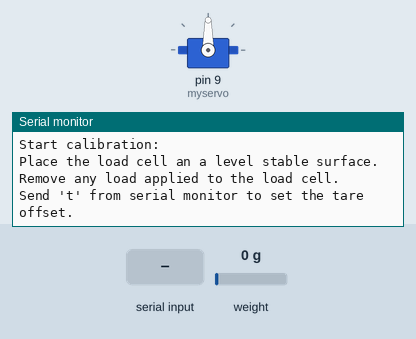
The sketch below on a simulated Arduino Uno, built with avr-gcc and run on an emulated ATmega328P. On the bench: servo, the last lines printed to the serial monitor. The test bench sets the inputs (shaded band); at power-on: weight on the scale 0 g. The local clock reads 2024-03-15 10:24:30 at power-on unless the sketch sets it; EEPROM starts erased.

Above: at 3.5 s.
3.6 s: "t90\n" received over Serial
At 4.4 s:
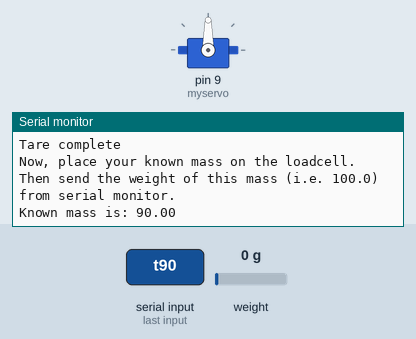
5.1 s: "y90\n" received over Serial
At 6.5 s:
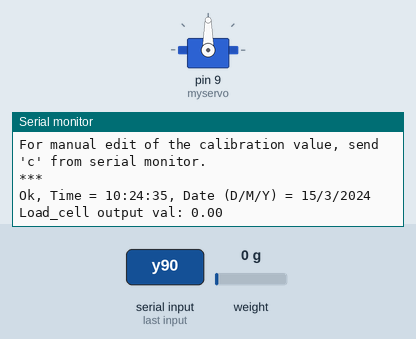
6.9 s: "c90\n" received over Serial
At 10.2 s:
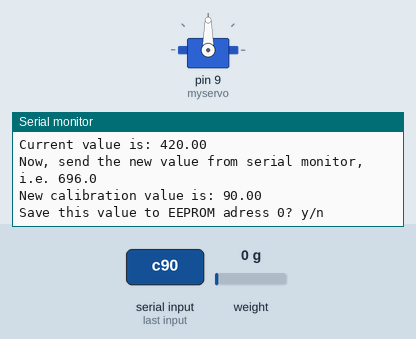
Timing chart, 0 to 11.7 s (numbered marks = the images above; inputs shaded):
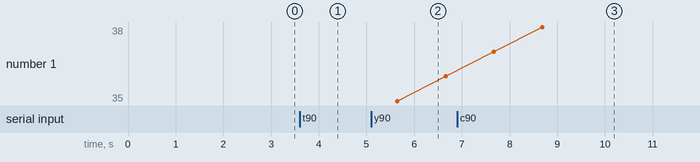

Measured:
- after the input at 3.6 s, the serial monitor: prints a new line at once (image 1)
- after the input at 5.1 s, the serial monitor: prints a new line after 0.35 s (image 2)
- after the input at 6.9 s, the serial monitor: prints a new line after 1.9 s (image 3)

The sketch:

TimeControlledServo.ino
```cpp
#include <Servo.h>
#include <Wire.h>
#include <TimeLib.h>
#include <DS1307RTC.h>
#include <HX711_ADC.h>
#include <EEPROM.h>

//pins:
const int HX711_dout = 4; //mcu > HX711 dout pin
const int HX711_sck = 5; //mcu > HX711 sck pin
//HX711 constructor:
HX711_ADC LoadCell(HX711_dout, HX711_sck);
const int calVal_eepromAdress = 0;
unsigned long t = 0;
float TypicalWeightOnBed = 1000;//ur mac charger is 286.6
bool OnBed = false;
float weight = 0;

Servo myservo;
int pos = 0;

tmElements_t activationTime;

void setup() {
  myservo.attach(9);
  Serial.begin(9600);
  while (!Serial) ; // wait for serial
  delay(200);

  activationTime.Second = 0; //this is where you set the time. It's military time
  activationTime.Minute = 9;
  activationTime.Hour = 22;
  Serial.print("Servo Should Activate at: ");
  Serial.print(activationTime.Hour);
  Serial.write(',');
  Serial.print(activationTime.Minute);
  Serial.write(',');
  Serial.println(activationTime.Second);

  LoadCell.begin();
  unsigned long stabilizingtime = 2000; // preciscion right after power-up can be improved by adding a few seconds of stabilizing time
  boolean _tare = false; //set this to false if you don't want tare to be performed in the next step
  LoadCell.start(stabilizingtime, _tare);
  if (LoadCell.getTareTimeoutFlag() || LoadCell.getSignalTimeoutFlag()) {
    Serial.println("Timeout, check MCU>HX711 wiring and pin designations");
    while (1);
  }
  else {
    LoadCell.setCalFactor(1.0); // user set calibration value (float), initial value 1.0 may be used for this sketch
    Serial.println("Startup is complete");
  }
  while (!LoadCell.update());
  calibrate(); //start calibration procedure
}


void loop() {
  tmElements_t tm;
  if (RTC.read(tm)) {
      Serial.print("Ok, Time = ");
      print2digits(tm.Hour);
      Serial.write(':');
      print2digits(tm.Minute);
      Serial.write(':');
      print2digits(tm.Second);
      Serial.print(", Date (D/M/Y) = ");
      Serial.print(tm.Day);
      Serial.write('/');
      Serial.print(tm.Month);
      Serial.write('/');
      Serial.print(tmYearToCalendar(tm.Year));
      Serial.println();

      static boolean newDataReady = 0;
      const int serialPrintInterval = 0; //increase value to slow down serial print activity

      // check for new data/start next conversion:
      if (LoadCell.update()) newDataReady = true;

      // get smoothed value from the dataset:
      if (newDataReady) {
        if (millis() > t + serialPrintInterval) {
          weight = LoadCell.getData();
          Serial.print("Load_cell output val: ");
          Serial.println(weight);
          newDataReady = 0;
          t = millis();
        }
      }

      // receive command from serial terminal
      if (Serial.available() > 0) {
        char inByte = Serial.read();
        if (inByte == 't') LoadCell.tareNoDelay(); //tare
        else if (inByte == 'r') calibrate(); //calibrate
        else if (inByte == 'c') changeSavedCalFactor(); //edit calibration value manually
      }

      // check if last tare operation is complete
      if (LoadCell.getTareStatus() == true) {
        Serial.println("Tare complete");
      }

      if (tm.Hour == activationTime.Hour && tm.Minute == activationTime.Minute && tm.Second == activationTime.Second) {
        //initial reading of whether on bed  or not
        if (weight > TypicalWeightOnBed && OnBed == false) {
          OnBed = true;
          activationTime.Minute = activationTime.Minute + 5;//Idk if this will have issues if over 60 but just don't do that
          Serial.println("Alarm will go off in 5 minutes");
        } else if (weight > TypicalWeightOnBed && OnBed == true) {
          OnBed = false;
          activationTime.Minute = activationTime.Minute - 5;
          for (pos = 0; pos <= 120; pos += 1) {
            myservo.write(pos);
            delay(20);                       //delay is in ms
          }
          for (pos = 10; pos >= 0; pos -= 1) {
            myservo.write(pos);
            delay(20);
          }
        }
      }

  delay(1000);
  }
}


void print2digits(int number) {
  if (number >= 0 && number < 10) {
    Serial.write('0');
  }
  Serial.print(number);
}

void calibrate() {
  Serial.println("***");
  Serial.println("Start calibration:");
  Serial.println("Place the load cell an a level stable surface.");
  Serial.println("Remove any load applied to the load cell.");
  Serial.println("Send 't' from serial monitor to set the tare offset.");

  boolean _resume = false;
  while (_resume == false) {
    LoadCell.update();
    if (Serial.available() > 0) {
      if (Serial.available() > 0) {
        char inByte = Serial.read();
        if (inByte == 't') LoadCell.tareNoDelay();
      }
    }
    if (LoadCell.getTareStatus() == true) {
      Serial.println("Tare complete");
      _resume = true;
    }
  }

  Serial.println("Now, place your known mass on the loadcell.");
  Serial.println("Then send the weight of this mass (i.e. 100.0) from serial monitor.");

  float known_mass = 0;
  _resume = false;
  while (_resume == false) {
    LoadCell.update();
    if (Serial.available() > 0) {
      known_mass = Serial.parseFloat();
      if (known_mass != 0) {
        Serial.print("Known mass is: ");
        Serial.println(known_mass);
        _resume = true;
      }
    }
  }

  LoadCell.refreshDataSet(); //refresh the dataset to be sure that the known mass is measured correct
  float newCalibrationValue = LoadCell.getNewCalibration(known_mass); //get the new calibration value

  Serial.print("New calibration value has been set to: ");
  Serial.print(newCalibrationValue);
  Serial.println(", use this as calibration value (calFactor) in your project sketch.");
  Serial.print("Save this value to EEPROM adress ");
  Serial.print(calVal_eepromAdress);
  Serial.println("? y/n");

  _resume = false;
  while (_resume == false) {
    if (Serial.available() > 0) {
      char inByte = Serial.read();
      if (inByte == 'y') {
#if defined(ESP8266)|| defined(ESP32)
        EEPROM.begin(512);
#endif
        EEPROM.put(calVal_eepromAdress, newCalibrationValue);
#if defined(ESP8266)|| defined(ESP32)
        EEPROM.commit();
#endif
        EEPROM.get(calVal_eepromAdress, newCalibrationValue);
        Serial.print("Value ");
        Serial.print(newCalibrationValue);
        Serial.print(" saved to EEPROM address: ");
        Serial.println(calVal_eepromAdress);
        _resume = true;

      }
      else if (inByte == 'n') {
        Serial.println("Value not saved to EEPROM");
        _resume = true;
      }
    }
  }

  Serial.println("End calibration");
  Serial.println("***");
  Serial.println("To re-calibrate, send 'r' from serial monitor.");
  Serial.println("For manual edit of the calibration value, send 'c' from serial monitor.");
  Serial.println("***");
}

void changeSavedCalFactor() {
  float oldCalibrationValue = LoadCell.getCalFactor();
  boolean _resume = false;
  Serial.println("***");
  Serial.print("Current value is: ");
  Serial.println(oldCalibrationValue);
  Serial.println("Now, send the new value from serial monitor, i.e. 696.0");
  float newCalibrationValue;
  while (_resume == false) {
    if (Serial.available() > 0) {
      newCalibrationValue = Serial.parseFloat();
      if (newCalibrationValue != 0) {
        Serial.print("New calibration value is: ");
        Serial.println(newCalibrationValue);
        LoadCell.setCalFactor(newCalibrationValue);
        _resume = true;
      }
    }
  }
  _resume = false;
  Serial.print("Save this value to EEPROM adress ");
  Serial.print(calVal_eepromAdress);
  Serial.println("? y/n");
  while (_resume == false) {
    if (Serial.available() > 0) {
      char inByte = Serial.read();
      if (inByte == 'y') {
#if defined(ESP8266)|| defined(ESP32)
        EEPROM.begin(512);
#endif
        EEPROM.put(calVal_eepromAdress, newCalibrationValue);
#if defined(ESP8266)|| defined(ESP32)
        EEPROM.commit();
#endif
        EEPROM.get(calVal_eepromAdress, newCalibrationValue);
        Serial.print("Value ");
        Serial.print(newCalibrationValue);
        Serial.print(" saved to EEPROM address: ");
        Serial.println(calVal_eepromAdress);
        _resume = true;
      }
      else if (inByte == 'n') {
        Serial.println("Value not saved to EEPROM");
        _resume = true;
      }
    }
  }
  Serial.println("End change calibration value");
  Serial.println("***");
}
```
